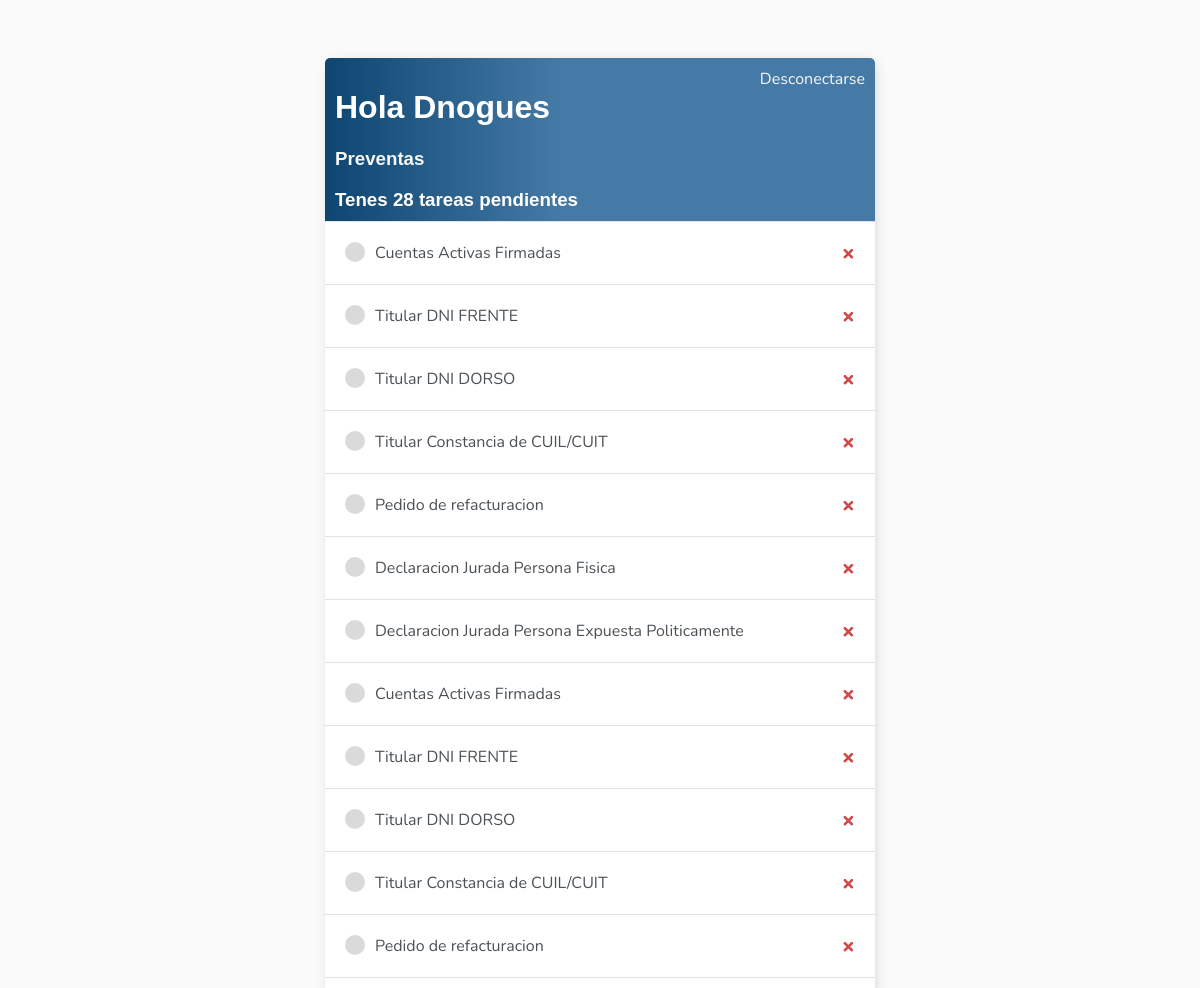
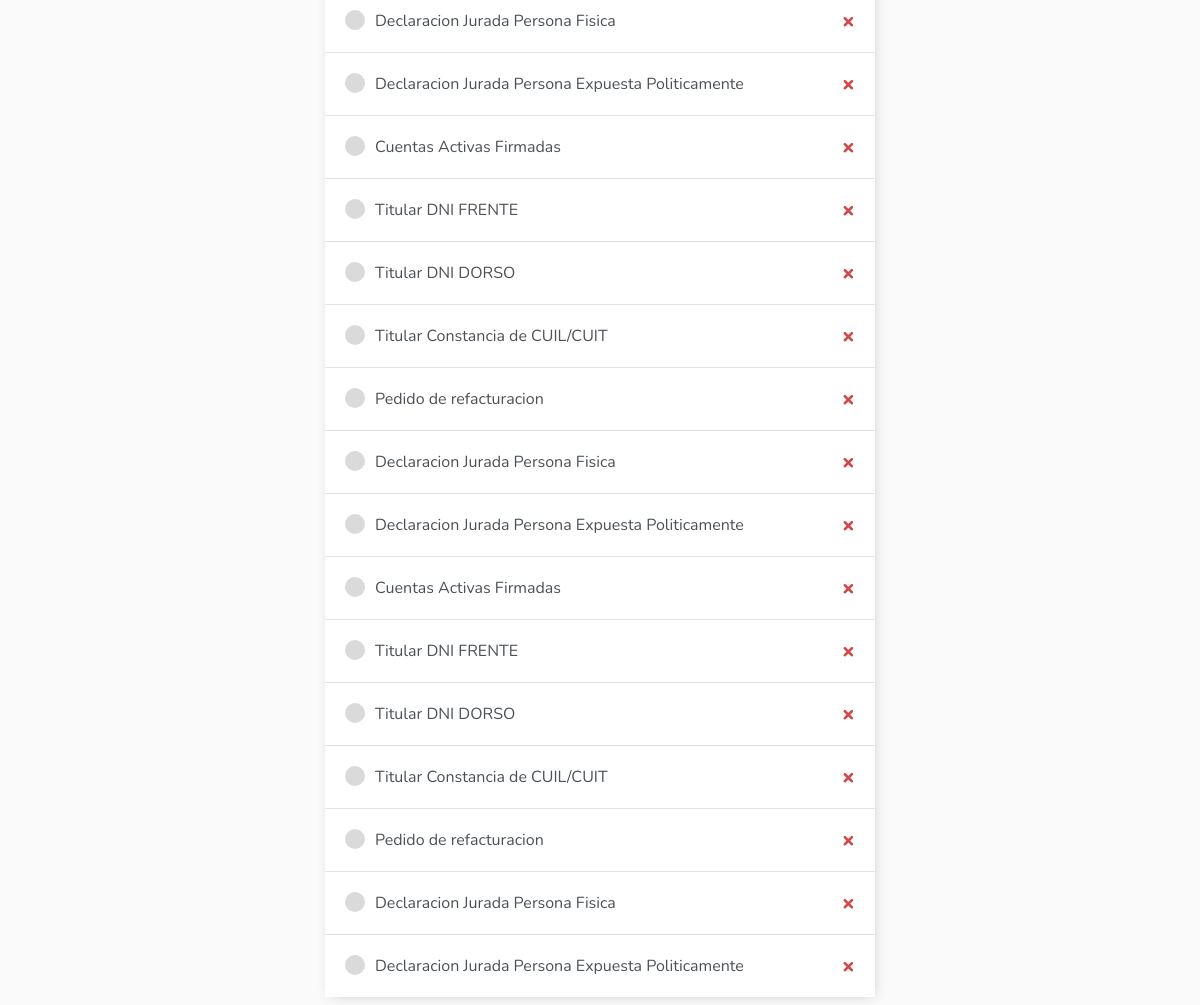
The app's page / (signed in) with its own data (2 pictures, top to bottom).
### tareas/models.py (models this page shows, shortened)
class Tareas(models.Model):
    user = models.ForeignKey(User, on_delete=models.CASCADE,null=True,blank=True)
    titulo = models.CharField(max_length=200)
    descripcion = models.TextField(null=True,blank=True)
    descarga = models.URLField(null=True,blank=True)
    adjunto = models.FileField(blank=True,null=True,upload_to=save_path)
    completo = models.BooleanField(default=False)
    creado = models.DateField(auto_now_add=True)
    pv = models.ForeignKey(Preventa, on_delete=models.CASCADE, null=True,blank=True)
    def __str__(self) -> str:
        return self.titulo
    class Meta:
        ordering = ['completo']
        verbose_name = 'tarea'
        verbose_name_plural = 'tareas'

### tareas/views.py (the view)
# urls.py: path('',ListaTareas.as_view(),name='tareas'),
class ListaTareas(LoginRequiredMixin, ListView):
    model = Tareas
    context_object_name = 'tareas'
    def get_context_data(self, **kwargs: Any) -> Dict[str, Any]:
        context = super().get_context_data(**kwargs)
        context['tareas'] = context['tareas'].filter(user=self.request.user)
        context['cantidad'] = context['tareas'].filter(completo=False).count()
        return context

### tareas/templates/tareas/tareas_list.html
{% extends 'tareas/base.html' %}
{% block content %}
<div class="header-bar">
    <div>
        <div >
            <h1>Hola {{request.user|title}}</h1>
            <a href="{% url 'preventas' %}"><h3 style="margin-right: 20px; display: flex;">Preventas</h3></a>
            <h3 style="margin:0"> Tenes {{cantidad}} tarea{{cantidad|pluralize:"s" }} pendientes</h3>
        </div>
    </div>
    {% if request.user.is_authenticated %}
    <a href="{% url 'logout' %}">Desconectarse</a>
    {% else %}
    <a href="{% url 'login' %}">Conectarse</a>
    {% endif %}
</div>
<div class="task-items-wraper">
    {% for tarea in tareas %}
        <div class="task-wraper">
            {% if tarea.completo %}
                <div class="task-title" >
                    <div class="task-complete-icon"></div>
                    <i><s><a href="{% url 'actualizar-tarea' tarea.id %}">{{tarea}}</a></s></i>
                </div>
                <a class="delete-link" href="{% url 'eliminar-tarea' tarea.id %}">&#215;</a>
            {% else %}
                <div class="task-title">
                    <div class="task-incomplete-icon"></div>
                    <a href="{% url 'actualizar-tarea' tarea.id %}">{{tarea}}</a>
                </div>
                <a class="delete-link" href="{% url 'eliminar-tarea' tarea.id %}">&#215;</a>
                {% endif %}
        </div>
        {% empty %}
        <h3>Sin tareas pendientes</h3>
        {% endfor %}
</div>
{% endblock content%}

### tareas/templates/tareas/base.html (style rules this page uses)
body { background-color: #FAFAFA; font-family: 'Nunito', sans-serif; padding-top: 50px; }
h1, h2, h3, h4, h5, h6 { font-family: 'Raleway', sans-serif; }
a, p { color: #4b5156; }
.header-bar { display: flex; justify-content: space-between; color: #fff; padding: 10px; border-radius: 5px 5px 0 0; background: linear-gradient(90deg, #0d4671 0%, #457aa6 43%, #457aa6 100%); }
.header-bar a { color: #f7f7f7; text-decoration: none; }
.task-wraper { display: flex; align-items: center; justify-content: space-between; padding: 20px; background-color: #fff; border-top: 1px solid #e2e2e2; }
.task-title { display: flex; }
.task-title a { text-decoration: none; color: #4b5156; margin-left: 10px; }
.task-incomplete-icon { height: 20px; width: 20px; background-color: #dadada; border-radius: 50%; }
.delete-link { text-decoration: none; font-weight: 900; color: #cf4949; font-size: 22px; line-height: 0; }

### records on screen
Tareas: titulo "Cuentas Activas Firmadas"
Tareas: titulo "Titular DNI FRENTE"
Tareas: titulo "Titular DNI DORSO"
Tareas: titulo "Titular Constancia de CUIL/CUIT"
Tareas: titulo "Pedido de refacturacion"
Tareas: titulo "Declaracion Jurada Persona Fisica"
Tareas: titulo "Declaracion Jurada Persona Expuesta Politicamente"
Tareas: titulo "Cuentas Activas Firmadas"
Tareas: titulo "Titular DNI FRENTE"
Tareas: titulo "Titular DNI DORSO"
Tareas: titulo "Titular Constancia de CUIL/CUIT"
Tareas: titulo "Pedido de refacturacion"
Tareas: titulo "Declaracion Jurada Persona Fisica"
Tareas: titulo "Declaracion Jurada Persona Expuesta Politicamente"
Tareas: titulo "Cuentas Activas Firmadas"
Tareas: titulo "Titular DNI FRENTE"
Tareas: titulo "Titular DNI DORSO"
Tareas: titulo "Titular Constancia de CUIL/CUIT"
Tareas: titulo "Pedido de refacturacion"
Tareas: titulo "Declaracion Jurada Persona Fisica"
Tareas: titulo "Declaracion Jurada Persona Expuesta Politicamente"
Tareas: titulo "Cuentas Activas Firmadas"
Tareas: titulo "Titular DNI FRENTE"
Tareas: titulo "Titular DNI DORSO"
Tareas: titulo "Titular Constancia de CUIL/CUIT"
Tareas: titulo "Pedido de refacturacion"
Tareas: titulo "Declaracion Jurada Persona Fisica"
Tareas: titulo "Declaracion Jurada Persona Expuesta Politicamente"

### other values on screen
{{ request.user|title }} "Dnogues"
{{ cantidad }} "28"
